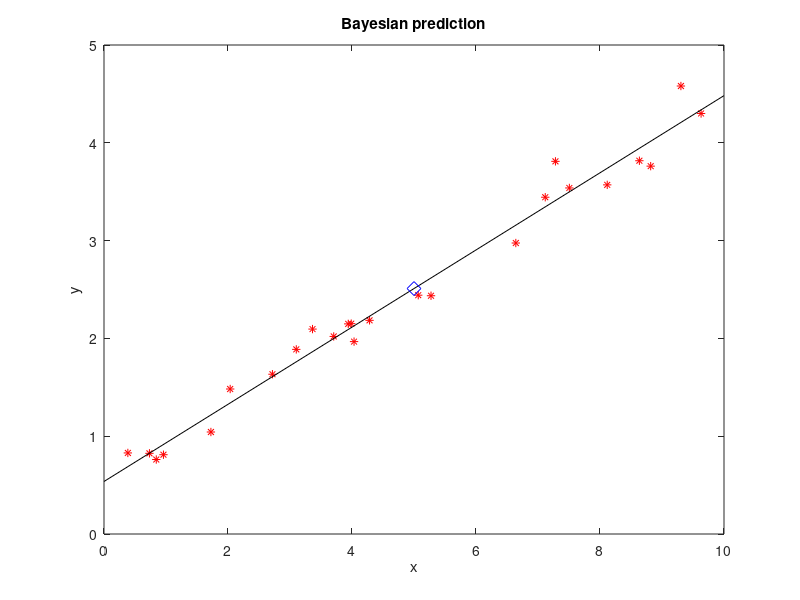

Here is the MATLAB script that generated this plot: (Note: this script raises an error after producing the figure.)
% Bayesian prediction/interpolation example

% generate a data set
m=0.4; %slope
b=0.6; %intercept
N=25; %number of data points
x=10*rand(N,1);
std=0.2;
nse=normrnd(0,std,N,1); %noise
y=m*x+b+nse;
z=cat(2,x,ones(N,1)); %add second column of 1's for the intercept

% PDF of line parameters
D=zeros(2,1);
gamma=[0.2 0;0 0.6]; %(edit the diagonal numbers)
aux1=(z'*z)/(std^2); aux2=inv(gamma^2);
D=inv(aux1+aux2);
rpar=(D*z'*y)/(std^2);
rmu=rpar(1); rb=rpar(2);
rstd=D;

% new datum
nz=[5;1]; 

% PDF of predicted ny
ny=(nz'*D*z'*y)/(std^2);
rstd=(nz'*D*nz)+(std^2);

% Points of the PDF of predicted ny
x1=0:0.01:4;
L=length(x1);
K=1/(rstd*sqrt(2*pi)); Q=0.5;
ypdf=zeros(L,1); %space for the PDF
for ni=1:L,  
     aux=((x1(ni)-ny)^2)/(rstd^2);         
     ypdf(ni,1)= K*exp(-Q*aux);
end;

% display ------------------
figure(1)
plot(x,y,'r*'); hold on;
bx0=0; by0=rb;
bxf=10; byf=rmu*bxf+rb;
plot([bx0 bxf],[by0 byf],'k-');
plot(nz(1),ny,'bd','MarkerSize',10); %the predicted point
title('Bayesian prediction');
xlabel('x'); ylabel('y');

figure(2)
for ni=10:L-1, 
    plot([x1(ni) x1(ni+1)],[ypdf(ni) ypdf(ni+1)],'b'); hold on;
end;    
title('PDF of the predicted point');
xlabel('predicted y value')

        
